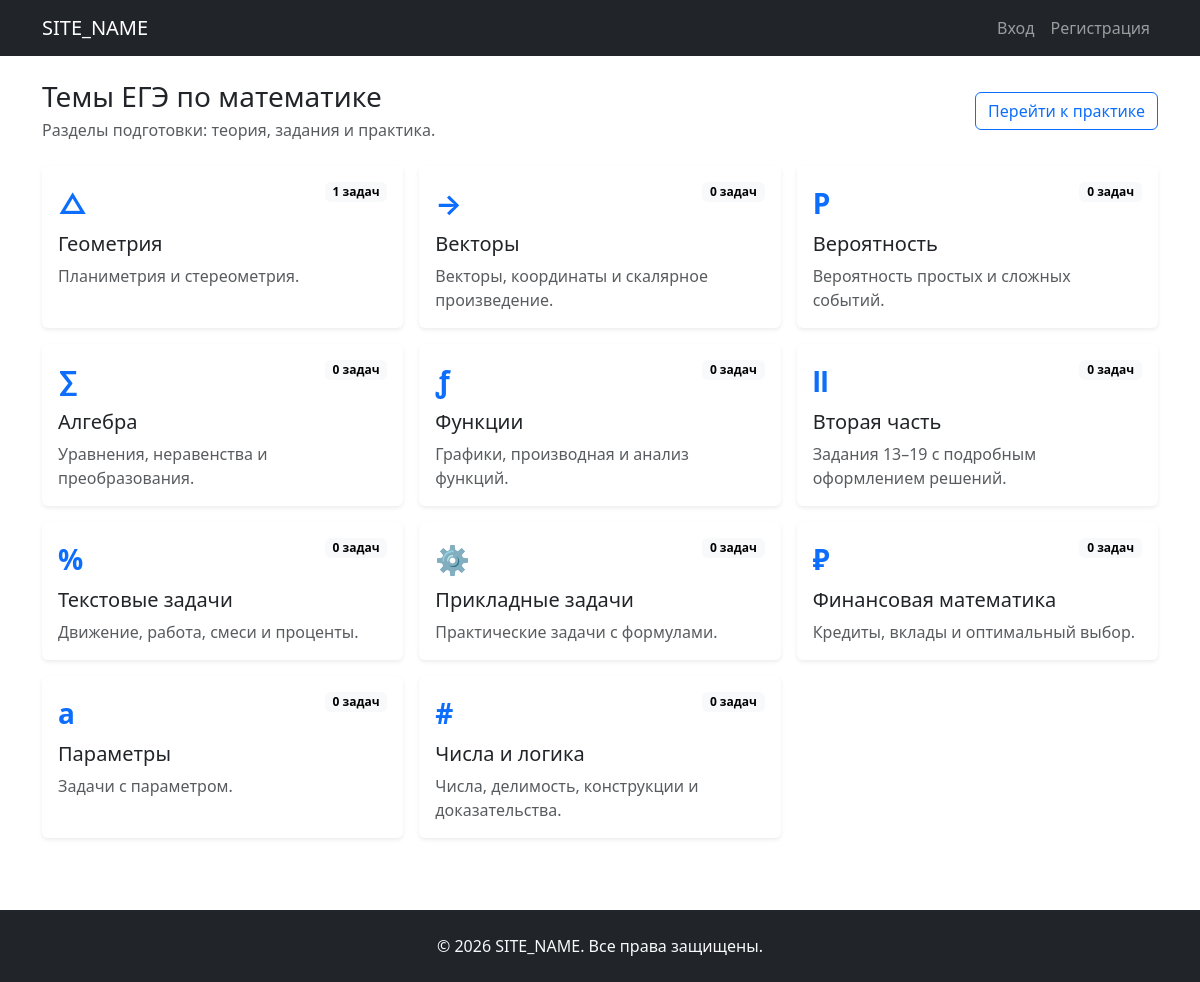
The app's page /topics.php with its own data.
### tables this page shows
CREATE TABLE `ege_topics` (
  `id` int(11) NOT NULL,
  `slug` varchar(120) NOT NULL,
  `title` varchar(255) NOT NULL,
  `short_description` text DEFAULT NULL,
  `icon` varchar(20) DEFAULT NULL,
  `sort_order` int(11) NOT NULL DEFAULT 0,
  `is_active` tinyint(1) NOT NULL DEFAULT 1,
  `created_at` timestamp NULL DEFAULT current_timestamp()
);

### includes/functions.php (called while the page is built, shortened)
<?php
function e($value) {
	return htmlspecialchars((string)$value, ENT_QUOTES, 'UTF-8');
}

### topics.php (the view, shortened to what this page needs)
<?php
require_once __DIR__ . '/includes/functions.php';
require_once __DIR__ . '/authentication/auth.php';
$topics = [];
try {
    $sql = "
        SELECT
            t.*,
            COUNT(q.id) AS question_count
        FROM ege_topics t
        LEFT JOIN ege_questions q ON q.topic_id = t.id AND q.is_published = 1
        WHERE t.is_active = 1
        GROUP BY t.id
        ORDER BY t.sort_order ASC, t.title ASC
    ";
    $result = $mysqli->query($sql);
    while ($row = $result->fetch_assoc()) {
        $topics[] = $row;
    }
} catch (Throwable $exception) {
    $errorMessage = 'Не удалось загрузить темы.';
}
require_once __DIR__ . '/includes/header.php';
?>
<div class="d-flex justify-content-between align-items-center mb-4 flex-wrap gap-2">
    <div>
        <h1 class="h3 mb-1">Темы ЕГЭ по математике</h1>
        <p class="text-muted mb-0">Разделы подготовки: теория, задания и практика.</p>
    </div>
    <a class="btn btn-outline-primary" href="/practice.php">Перейти к практике</a>
</div>
<?php if (empty($topics)): ?>
    <div class="alert alert-info">Темы пока не добавлены.</div>
<?php else: ?>
    <div class="row g-3">
        <?php foreach ($topics as $topic): ?>
            <?php $topicUrl = !empty($topic['slug']) ? '/topic.php?slug=' . urlencode($topic['slug']) : '/topic.php?id=' . (int)$topic['id']; ?>
            <div class="col-md-6 col-xl-4">
                <a class="text-decoration-none text-reset" href="<?= e($topicUrl) ?>">
                    <article class="card border-0 shadow-sm h-100">
                        <div class="card-body">
                            <div class="d-flex justify-content-between align-items-start gap-3 mb-2">
                                <div class="fs-3 fw-bold text-primary"><?= e($topic['icon'] ?: '∑') ?></div>
                                <span class="badge text-bg-light"><?= (int)$topic['question_count'] ?> задач</span>
                            </div>
                            <h2 class="h5 mb-2"><?= e($topic['title']) ?></h2>
                            <?php if (!empty($topic['short_description'])): ?>
                                <p class="text-muted mb-0"><?= e($topic['short_description']) ?></p>
                            <?php endif; ?>
                        </div>
                    </article>
                </a>
            </div>
        <?php endforeach; ?>
    </div>
<?php endif; ?>
<?php require_once __DIR__ . '/includes/footer.php'; ?>

### records on screen
ege_topics: icon "△", question_count "1", title "Геометрия", short_description "Планиметрия и стереометрия."
ege_topics: icon "→", question_count "0", title "Векторы", short_description "Векторы, координаты и скалярное произведение."
ege_topics: icon "P", question_count "0", title "Вероятность", short_description "Вероятность простых и сложных событий."
ege_topics: icon "∑", question_count "0", title "Алгебра", short_description "Уравнения, неравенства и преобразования."
ege_topics: icon "ƒ", question_count "0", title "Функции", short_description "Графики, производная и анализ функций."
ege_topics: icon "Ⅱ", question_count "0", title "Вторая часть", short_description "Задания 13–19 с подробным оформлением решений."
ege_topics: icon "%", question_count "0", title "Текстовые задачи", short_description "Движение, работа, смеси и проценты."
ege_topics: icon "⚙", question_count "0", title "Прикладные задачи", short_description "Практические задачи с формулами."
ege_topics: icon "₽", question_count "0", title "Финансовая математика", short_description "Кредиты, вклады и оптимальный выбор."
ege_topics: icon "a", question_count "0", title "Параметры", short_description "Задачи с параметром."
ege_topics: icon "#", question_count "0", title "Числа и логика", short_description "Числа, делимость, конструкции и доказательства."

### other values on screen
SITE_NAME "SITE_NAME"
